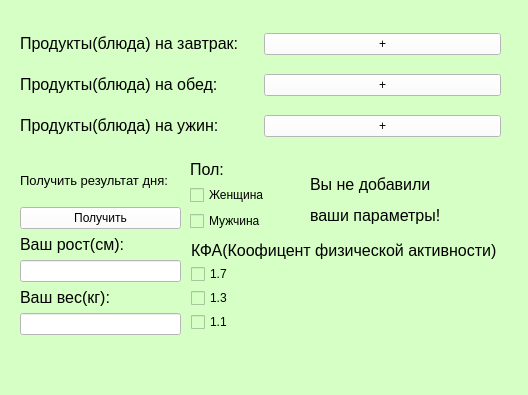
<?xml version="1.0" encoding="UTF-8"?>
<ui version="4.0">
 <class>MainWindow</class>
 <widget class="QMainWindow" name="MainWindow">
  <property name="geometry">
   <rect>
    <x>0</x>
    <y>0</y>
    <width>528</width>
    <height>395</height>
   </rect>
  </property>
  <property name="minimumSize">
   <size>
    <width>528</width>
    <height>395</height>
   </size>
  </property>
  <property name="maximumSize">
   <size>
    <width>528</width>
    <height>395</height>
   </size>
  </property>
  <property name="windowTitle">
   <string>Дневник калорий</string>
  </property>
  <property name="styleSheet">
   <string notr="true">background-color: #d6ffc5</string>
  </property>
  <widget class="QWidget" name="centralwidget">
   <widget class="QLabel" name="label">
    <property name="geometry">
     <rect>
      <x>310</x>
      <y>150</y>
      <width>141</width>
      <height>101</height>
     </rect>
    </property>
    <property name="text">
     <string>&lt;html&gt;&lt;head/&gt;&lt;body&gt;&lt;p&gt;&lt;span style=&quot; font-size:12pt;&quot;&gt;Вы не добавили&lt;/span&gt;&lt;/p&gt;&lt;p&gt;&lt;span style=&quot; font-size:12pt;&quot;&gt;ваши параметры!&lt;/span&gt;&lt;/p&gt;&lt;/body&gt;&lt;/html&gt;</string>
    </property>
   </widget>
   <widget class="QWidget" name="layoutWidget">
    <property name="geometry">
     <rect>
      <x>20</x>
      <y>160</y>
      <width>161</width>
      <height>175</height>
     </rect>
    </property>
    <layout class="QVBoxLayout" name="set_layout">
     <item>
      <widget class="QLabel" name="result_label">
       <property name="text">
        <string>&lt;html&gt;&lt;head/&gt;&lt;body&gt;&lt;p&gt;&lt;span style=&quot; font-size:10pt;&quot;&gt;Получить результат дня:&lt;/span&gt;&lt;/p&gt;&lt;/body&gt;&lt;/html&gt;</string>
       </property>
      </widget>
     </item>
     <item>
      <widget class="QPushButton" name="result_btn">
       <property name="styleSheet">
        <string notr="true">background-color: rgb(255, 255, 255)</string>
       </property>
       <property name="text">
        <string>Получить</string>
       </property>
      </widget>
     </item>
     <item>
      <layout class="QVBoxLayout" name="verticalLayout">
       <item>
        <widget class="QLabel" name="height_label">
         <property name="text">
          <string>&lt;html&gt;&lt;head/&gt;&lt;body&gt;&lt;p&gt;&lt;span style=&quot; font-size:12pt;&quot;&gt;Ваш рост(см):&lt;/span&gt;&lt;/p&gt;&lt;/body&gt;&lt;/html&gt;</string>
         </property>
        </widget>
       </item>
       <item>
        <widget class="QLineEdit" name="height_line">
         <property name="styleSheet">
          <string notr="true">background-color: rgb(255, 255, 255)</string>
         </property>
        </widget>
       </item>
       <item>
        <widget class="QLabel" name="weight_label">
         <property name="text">
          <string>&lt;html&gt;&lt;head/&gt;&lt;body&gt;&lt;p&gt;&lt;span style=&quot; font-size:12pt;&quot;&gt;Ваш вес(кг):&lt;/span&gt;&lt;/p&gt;&lt;/body&gt;&lt;/html&gt;</string>
         </property>
        </widget>
       </item>
       <item>
        <widget class="QLineEdit" name="weight_line">
         <property name="styleSheet">
          <string notr="true">background-color: rgb(255, 255, 255)</string>
         </property>
        </widget>
       </item>
      </layout>
     </item>
    </layout>
   </widget>
   <widget class="QWidget" name="">
    <property name="geometry">
     <rect>
      <x>20</x>
      <y>20</y>
      <width>481</width>
      <height>131</height>
     </rect>
    </property>
    <layout class="QVBoxLayout" name="products_layout">
     <item>
      <layout class="QHBoxLayout" name="horizontalLayout_3">
       <item>
        <widget class="QLabel" name="breakfast_label">
         <property name="text">
          <string>&lt;html&gt;&lt;head/&gt;&lt;body&gt;&lt;p&gt;&lt;span style=&quot; font-size:12pt;&quot;&gt;Продукты(блюда) на завтрак:&lt;/span&gt;&lt;/p&gt;&lt;/body&gt;&lt;/html&gt;</string>
         </property>
        </widget>
       </item>
       <item>
        <widget class="QPushButton" name="breakfast_btn">
         <property name="styleSheet">
          <string notr="true">background-color: rgb(255, 255, 255)</string>
         </property>
         <property name="text">
          <string>+</string>
         </property>
        </widget>
       </item>
      </layout>
     </item>
     <item>
      <layout class="QHBoxLayout" name="horizontalLayout_2">
       <item>
        <widget class="QLabel" name="dinner_label">
         <property name="text">
          <string>&lt;html&gt;&lt;head/&gt;&lt;body&gt;&lt;p&gt;&lt;span style=&quot; font-size:12pt;&quot;&gt;Продукты(блюда) на обед:&lt;/span&gt;&lt;/p&gt;&lt;/body&gt;&lt;/html&gt;</string>
         </property>
        </widget>
       </item>
       <item>
        <widget class="QPushButton" name="dinner_btn">
         <property name="styleSheet">
          <string notr="true">background-color: rgb(255, 255, 255)</string>
         </property>
         <property name="text">
          <string>+</string>
         </property>
        </widget>
       </item>
      </layout>
     </item>
     <item>
      <layout class="QHBoxLayout" name="horizontalLayout">
       <item>
        <widget class="QLabel" name="supper_label">
         <property name="text">
          <string>&lt;html&gt;&lt;head/&gt;&lt;body&gt;&lt;p&gt;&lt;span style=&quot; font-size:12pt;&quot;&gt;Продукты(блюда) на ужин:&lt;/span&gt;&lt;/p&gt;&lt;/body&gt;&lt;/html&gt;</string>
         </property>
        </widget>
       </item>
       <item>
        <widget class="QPushButton" name="supper_btn">
         <property name="styleSheet">
          <string notr="true">background-color: rgb(255, 255, 255)</string>
         </property>
         <property name="text">
          <string>+</string>
         </property>
        </widget>
       </item>
      </layout>
     </item>
    </layout>
   </widget>
   <widget class="QWidget" name="">
    <property name="geometry">
     <rect>
      <x>190</x>
      <y>160</y>
      <width>74</width>
      <height>71</height>
     </rect>
    </property>
    <layout class="QVBoxLayout" name="gender_layout">
     <item>
      <widget class="QLabel" name="label_3">
       <property name="text">
        <string>&lt;html&gt;&lt;head/&gt;&lt;body&gt;&lt;p&gt;&lt;span style=&quot; font-size:12pt;&quot;&gt;Пол:&lt;/span&gt;&lt;/p&gt;&lt;/body&gt;&lt;/html&gt;</string>
       </property>
      </widget>
     </item>
     <item>
      <widget class="QCheckBox" name="women">
       <property name="text">
        <string>Женщина</string>
       </property>
       <attribute name="buttonGroup">
        <string notr="true">buttonGroup_2</string>
       </attribute>
      </widget>
     </item>
     <item>
      <widget class="QCheckBox" name="men">
       <property name="text">
        <string>Мужчина</string>
       </property>
       <attribute name="buttonGroup">
        <string notr="true">buttonGroup_2</string>
       </attribute>
      </widget>
     </item>
    </layout>
   </widget>
   <widget class="QWidget" name="">
    <property name="geometry">
     <rect>
      <x>191</x>
      <y>241</y>
      <width>310</width>
      <height>90</height>
     </rect>
    </property>
    <layout class="QVBoxLayout" name="kfa_layout">
     <item>
      <widget class="QLabel" name="label_2">
       <property name="text">
        <string>&lt;html&gt;&lt;head/&gt;&lt;body&gt;&lt;p&gt;&lt;span style=&quot; font-size:12pt;&quot;&gt;КФА(Коофицент физической активности)&lt;/span&gt;&lt;/p&gt;&lt;/body&gt;&lt;/html&gt;</string>
       </property>
      </widget>
     </item>
     <item>
      <widget class="QCheckBox" name="kfa_17">
       <property name="text">
        <string>1.7</string>
       </property>
       <attribute name="buttonGroup">
        <string notr="true">buttonGroup</string>
       </attribute>
      </widget>
     </item>
     <item>
      <widget class="QCheckBox" name="kfa_13">
       <property name="text">
        <string>1.3</string>
       </property>
       <attribute name="buttonGroup">
        <string notr="true">buttonGroup</string>
       </attribute>
      </widget>
     </item>
     <item>
      <widget class="QCheckBox" name="kfa_11">
       <property name="text">
        <string>1.1</string>
       </property>
       <attribute name="buttonGroup">
        <string notr="true">buttonGroup</string>
       </attribute>
      </widget>
     </item>
    </layout>
   </widget>
  </widget>
  <widget class="QMenuBar" name="menubar">
   <property name="geometry">
    <rect>
     <x>0</x>
     <y>0</y>
     <width>528</width>
     <height>21</height>
    </rect>
   </property>
  </widget>
  <widget class="QStatusBar" name="statusbar"/>
 </widget>
 <resources/>
 <connections/>
 <buttongroups>
  <buttongroup name="buttonGroup"/>
  <buttongroup name="buttonGroup_2"/>
 </buttongroups>
</ui>
